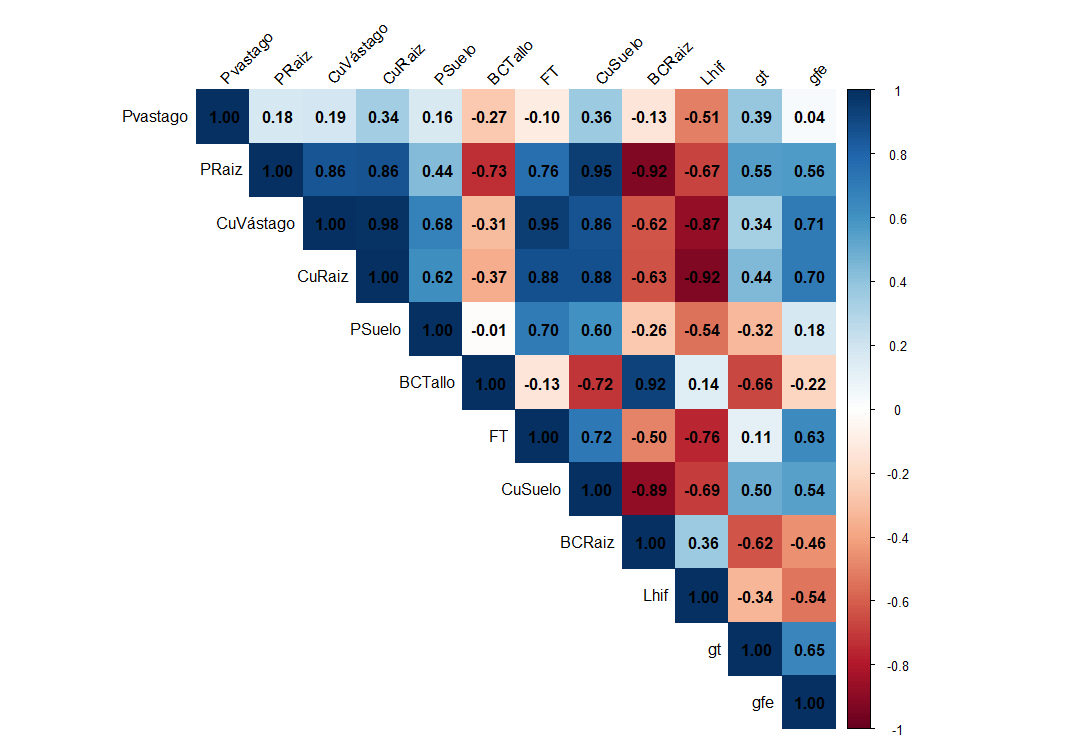

Here is the R script that generated this plot:
library(readxl)
library(dplyr)

setwd("~/cobre/Cobre")
Datos <- read_excel("BD Cobre.xlsx",col_names = TRUE)
summary (Datos)

#Paso variables a numeric
Datos <- Datos %>%
  mutate(across(-c(id, Medio, Inoculo), as.numeric))

Dvivo <- Datos%>% filter(Medio == "In vivo")
VRVivo <- Datos[, c("Pvastago", "PRaiz", "CuVastago", "CuRaiz", 
                  "PSuelo", "BCTallo", "FT", "CuSuelo", 
                  "BCRaiz", "Lhif", "gt", "gfe")]

library(corrplot)
#matriz de correlacion
cor_VRVivo <- cor(VRVivo, use = "complete.obs", method = "pearson")

corrplot(cor_VRVivo, 
         method = "color", 
         type = "upper",
         addCoef.col = "black",  # muestra valores
         tl.col = "black", 
         tl.srt = 45)
